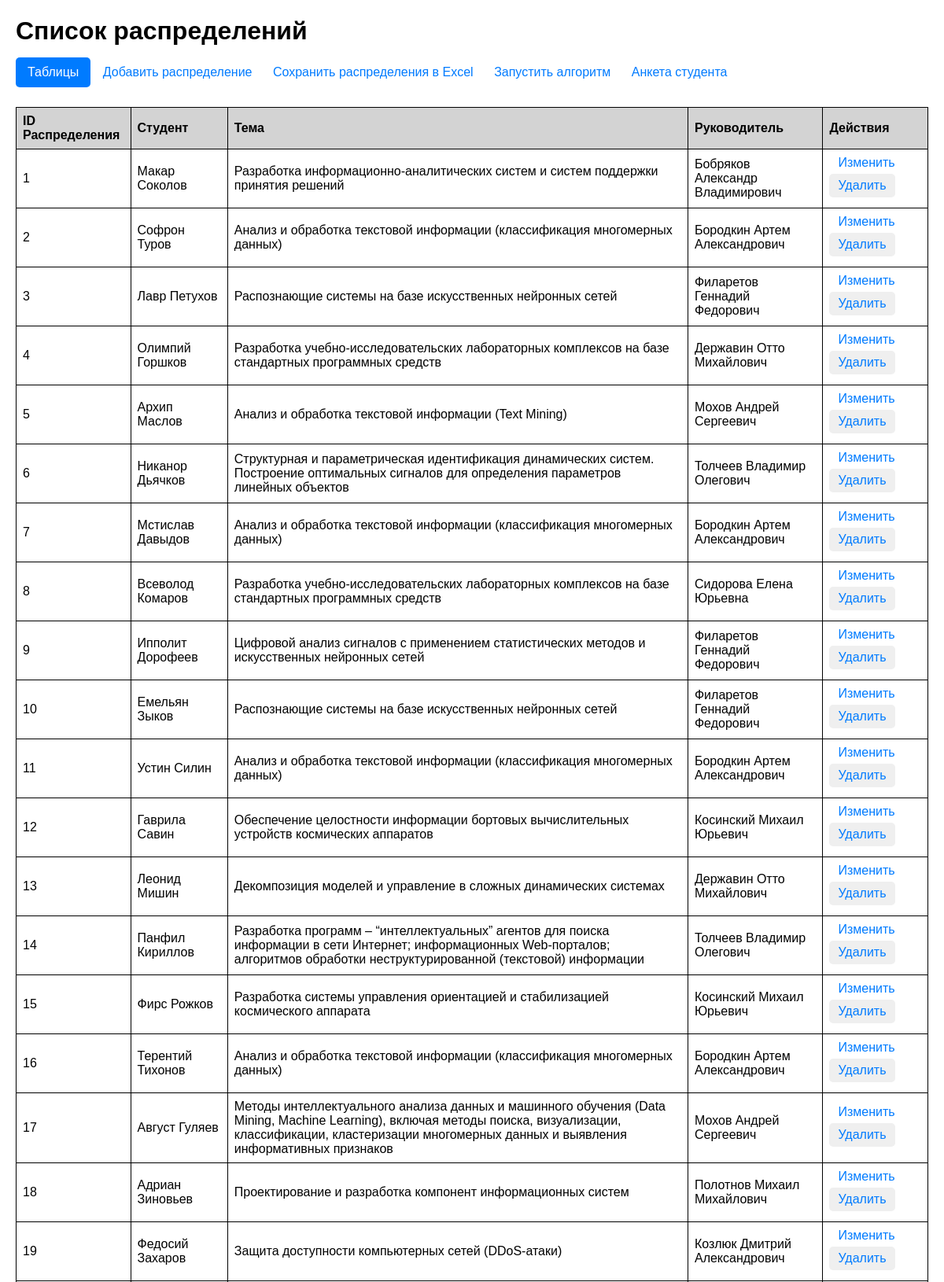
The page / (upper part) on the database its author committed.
### models.py (models this page shows)
class Distribution(Base):
    __tablename__ = 'distributions'
    distribution_id = Column(Integer, primary_key=True)
    student_id = Column(Integer, ForeignKey('students.student_id'), nullable=False)
    theme_id = Column(Integer, ForeignKey('themes.theme_id'), nullable=False)
    adviser_id = Column(Integer, ForeignKey('advisers.adviser_id'), nullable=False)
    interest_level = Column(Integer)
    student = relationship("Student", back_populates="distributions")
    theme = relationship("Theme", back_populates="distributions")
    adviser = relationship("Adviser", back_populates="distributions")

class Student(Base):
    __tablename__ = 'students'
    student_id = Column(Integer, primary_key=True)
    firstname = Column(String, nullable=False)
    lastname = Column(String, nullable=False)
    patronymic = Column(String, nullable=False)
    group_student = Column(String, nullable=False)
    grades = relationship("StudentSubjectGrade", back_populates="student")
    interests = relationship("StudentThemeInterest", back_populates="student")
    distributions = relationship("Distribution", back_populates="student")

class Theme(Base):
    __tablename__ = 'themes'
    theme_id = Column(Integer, primary_key=True)
    theme_name = Column(String, nullable=False)
    subject_importances = relationship("ThemeSubjectImportance", back_populates="theme")
    student_theme_interests = relationship("StudentThemeInterest", back_populates="theme")
    adviser_themes = relationship("AdviserTheme", back_populates="theme")
    distributions = relationship("Distribution", back_populates="theme")

class Adviser(Base):
    __tablename__ = 'advisers'
    adviser_id = Column(Integer, primary_key=True)
    firstname = Column(String, nullable=False)
    lastname = Column(String, nullable=False)
    patronymic = Column(String, nullable=False)
    number_of_places = Column(Integer, nullable=False)
    adviser_themes = relationship("AdviserTheme", back_populates="adviser")
    distributions = relationship("Distribution", back_populates="adviser")

### app.py (the view)
@app.route('/')
def index():
    with Session() as session:
        distributions = (session.query(Distribution).options(
            joinedload(Distribution.student),
            joinedload(Distribution.adviser),
            joinedload(Distribution.theme)).all()
        )
    return render_template('index.html', distributions=distributions)

### templates/index.html (shortened to what this page needs)
<!DOCTYPE html>
<html lang="en">
<head>
</head>
<body>
    <h1>Список распределений</h1>
        {% include 'dropdown_tables.html' %}
    <a href="{{ url_for('add_distribution') }}">Добавить распределение</a>
    <a href="{{ url_for('save') }}"> Сохранить распределения в Excel</a>
    <a href="{{url_for('run_main')}}">Запустить алгоритм</a>
    <a href="{{url_for('form_student')}}">Анкета студента </a>
    <table>
        <tr>
            <th>ID Распределения</th>
            <th>Студент</th>
            <th>Тема</th>
            <th>Руководитель</th>
            <th>Действия</th>
        </tr>
        {% for distribution in distributions %}
        <tr>
            <td>{{ distribution.distribution_id }}</td>
            <td>{{ distribution.student.firstname }} {{ distribution.student.lastname }}</td>
            <td>{{ distribution.theme.theme_name }}</td>
            <td>{{ distribution.adviser.firstname }} {{ distribution.adviser.lastname }} {{ distribution.adviser.patronymic }}</td>
            <td>
                <a href="{{ url_for('update_distribution', distribution_id=distribution.distribution_id) }}">Изменить</a>
                <button onclick="showDeleteConfirmationDistribution({{ distribution.distribution_id }}, '{{ distribution.student_id }}', '{{ distribution.theme_id }}', '{{ distribution.adviser_id }}')">Удалить</button>
            </td>
        </tr>
        {% endfor %}
    </table>
</body>
</html>

### templates/index.html (style rules this page uses)
body { font-family: Arial, sans-serif; margin: 20px; }
table { width: 100%; border-collapse: collapse; margin-top: 20px; }
th, td { border: 1px solid ; padding: 8px; text-align: left; }
th { background-color: lightgray; }
a,button { font-size: 16px; padding: 5px 10px; text-decoration: none; color: #007bff; border: 1px solid transparent; border-radius: 5px; transition: background-color 0.3s; margin-bottom: 5px; margin-top: 5px; }
h1 { margin-bottom: 10px; }

### rows shown on the page
Distribution: distribution_id "1", student.firstname "Макар", student.lastname "Соколов", theme.theme_name "Разработка информационно-аналитических систем и систем поддержки принятия решений", adviser.firstname "Бобряков", adviser.lastname "Александр", adviser.patronymic "Владимирович"
Distribution: distribution_id "2", student.firstname "Софрон", student.lastname "Туров", theme.theme_name "Анализ и обработка текстовой информации (классификация многомерных данных)", adviser.firstname "Бородкин", adviser.lastname "Артем", adviser.patronymic "Александрович"
Distribution: distribution_id "3", student.firstname "Лавр", student.lastname "Петухов", theme.theme_name "Распознающие системы на базе искусственных нейронных сетей", adviser.firstname "Филаретов", adviser.lastname "Геннадий", adviser.patronymic "Федорович"
Distribution: distribution_id "4", student.firstname "Олимпий", student.lastname "Горшков", theme.theme_name "Разработка учебно-исследовательских лабораторных комплексов на базе стандартных программных средств", adviser.firstname "Державин", adviser.lastname "Отто", adviser.patronymic "Михайлович"
Distribution: distribution_id "5", student.firstname "Архип", student.lastname "Маслов", theme.theme_name "Анализ и обработка текстовой информации (Text Mining)", adviser.firstname "Мохов", adviser.lastname "Андрей", adviser.patronymic "Сергеевич"
Distribution: distribution_id "6", student.firstname "Никанор", student.lastname "Дьячков", theme.theme_name "Структурная и параметрическая идентификация динамических систем. Построение оптимальных сигналов для определения параметров линейных объектов", adviser.firstname "Толчеев", adviser.lastname "Владимир", adviser.patronymic "Олегович"
Distribution: distribution_id "7", student.firstname "Мстислав", student.lastname "Давыдов", theme.theme_name "Анализ и обработка текстовой информации (классификация многомерных данных)", adviser.firstname "Бородкин", adviser.lastname "Артем", adviser.patronymic "Александрович"
Distribution: distribution_id "8", student.firstname "Всеволод", student.lastname "Комаров", theme.theme_name "Разработка учебно-исследовательских лабораторных комплексов на базе стандартных программных средств", adviser.firstname "Сидорова", adviser.lastname "Елена", adviser.patronymic "Юрьевна"
Distribution: distribution_id "9", student.firstname "Ипполит", student.lastname "Дорофеев", theme.theme_name "Цифровой анализ сигналов с применением статистических методов и искусственных нейронных сетей", adviser.firstname "Филаретов", adviser.lastname "Геннадий", adviser.patronymic "Федорович"
Distribution: distribution_id "10", student.firstname "Емельян", student.lastname "Зыков", theme.theme_name "Распознающие системы на базе искусственных нейронных сетей", adviser.firstname "Филаретов", adviser.lastname "Геннадий", adviser.patronymic "Федорович"
Distribution: distribution_id "11", student.firstname "Устин", student.lastname "Силин", theme.theme_name "Анализ и обработка текстовой информации (классификация многомерных данных)", adviser.firstname "Бородкин", adviser.lastname "Артем", adviser.patronymic "Александрович"
Distribution: distribution_id "12", student.firstname "Гаврила", student.lastname "Савин", theme.theme_name "Обеспечение целостности информации бортовых вычислительных устройств космических аппаратов", adviser.firstname "Косинский", adviser.lastname "Михаил", adviser.patronymic "Юрьевич"
Distribution: distribution_id "13", student.firstname "Леонид", student.lastname "Мишин", theme.theme_name "Декомпозиция моделей и управление в сложных динамических системах", adviser.firstname "Державин", adviser.lastname "Отто", adviser.patronymic "Михайлович"
Distribution: distribution_id "14", student.firstname "Панфил", student.lastname "Кириллов", theme.theme_name "Разработка программ – “интеллектуальных” агентов для поиска информации в сети Интернет; информационных Web-порталов; алгоритмов обработки неструктурированной (текстовой) информации", adviser.firstname "Толчеев", adviser.lastname "Владимир", adviser.patronymic "Олегович"
Distribution: distribution_id "15", student.firstname "Фирс", student.lastname "Рожков", theme.theme_name "Разработка системы управления ориентацией и стабилизацией космического аппарата", adviser.firstname "Косинский", adviser.lastname "Михаил", adviser.patronymic "Юрьевич"
Distribution: distribution_id "16", student.firstname "Терентий", student.lastname "Тихонов", theme.theme_name "Анализ и обработка текстовой информации (классификация многомерных данных)", adviser.firstname "Бородкин", adviser.lastname "Артем", adviser.patronymic "Александрович"
Distribution: distribution_id "17", student.firstname "Август", student.lastname "Гуляев", theme.theme_name "Методы интеллектуального анализа данных и машинного обучения (Data Mining, Machine Learning), включая методы поиска, визуализации, классификации, кластеризации многомерных данных и выявления информативных признаков", adviser.firstname "Мохов", adviser.lastname "Андрей", adviser.patronymic "Сергеевич"
Distribution: distribution_id "18", student.firstname "Адриан", student.lastname "Зиновьев", theme.theme_name "Проектирование и разработка компонент информационных систем", adviser.firstname "Полотнов", adviser.lastname "Михаил", adviser.patronymic "Михайлович"
Distribution: distribution_id "19", student.firstname "Федосий", student.lastname "Захаров", theme.theme_name "Защита доступности компьютерных сетей (DDoS-атаки)", adviser.firstname "Козлюк", adviser.lastname "Дмитрий", adviser.patronymic "Александрович"
